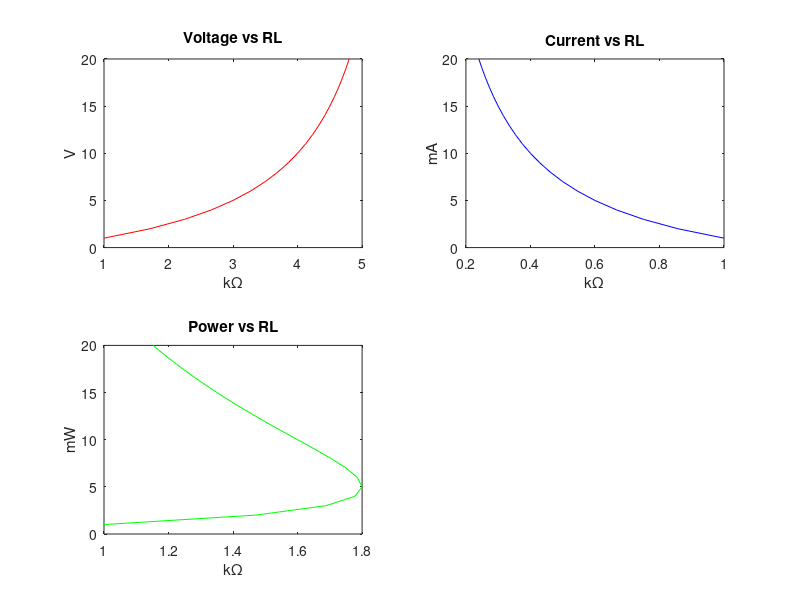
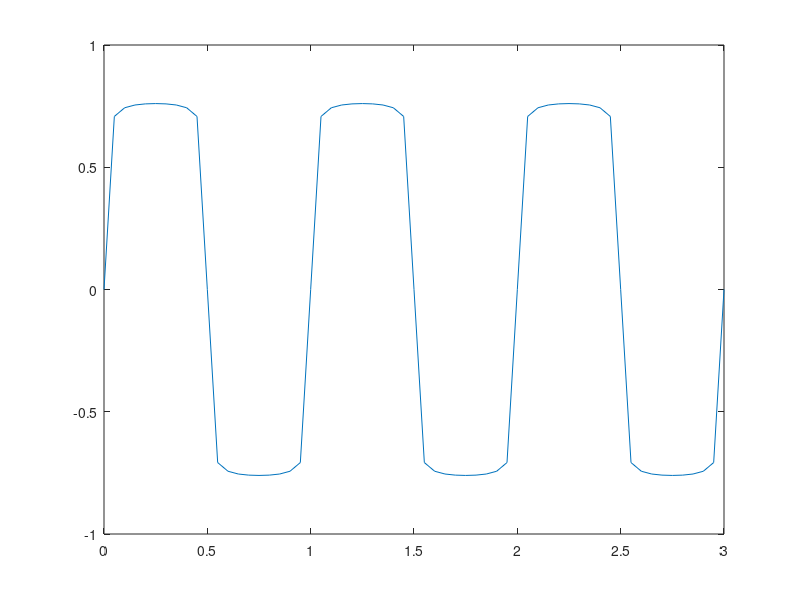
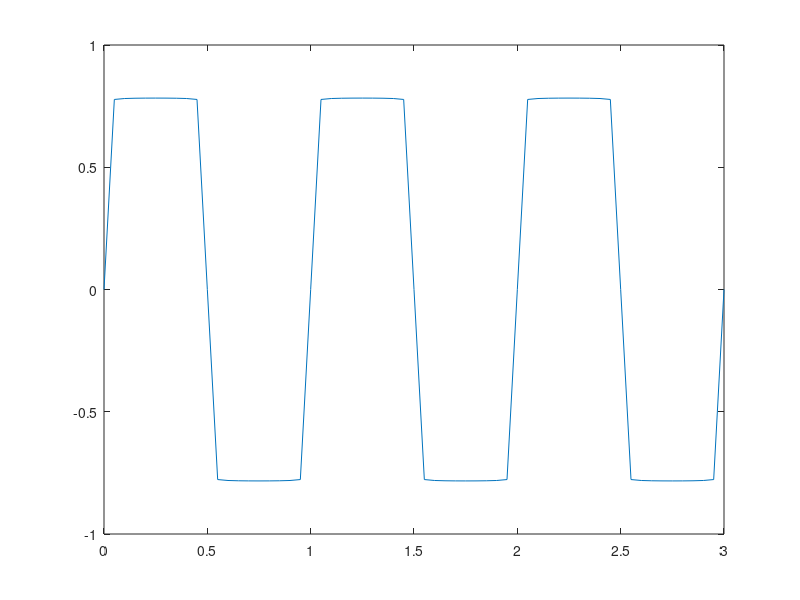
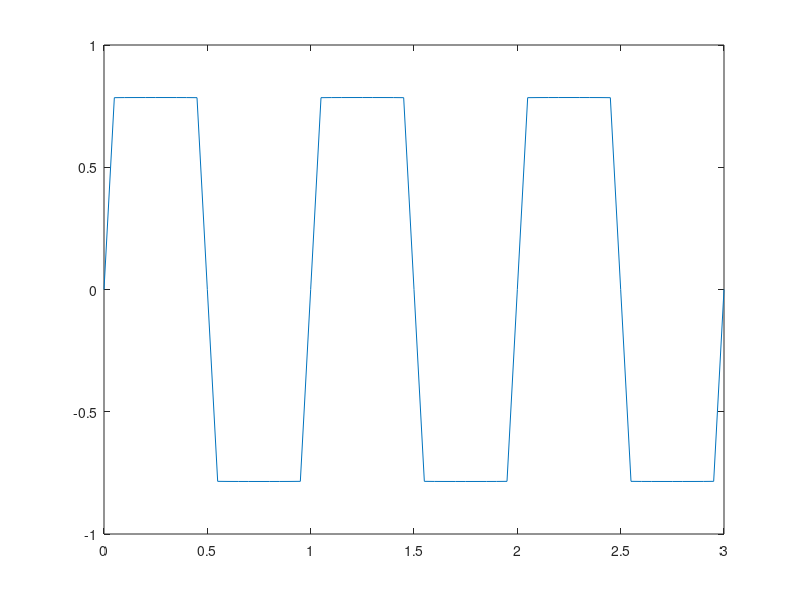

Recreate these plots in MATLAB, in order. (Note: this script raises an error after producing the figures.)
%{
    Welcome to ECE210 Honors Section: Session #2. 

    Before we begin, make sure you open this document in Matlab editor
    instead of emacs/vi/gedit/... The cell mode should be automatically
    enabled and you will be able to execute each cell independently. To
    execute a cell, make sure the cell is selected and hit Ctrl Enter. Try
    it on this cell and the text "Welcome to ECE210 Honors Section: Session
    #2" should appear in your command window. If it does not, let the TA
    know.

    If you have not changed your shortcut preferences, do so now.
%}


disp('Welcome to ECE210 Honors Section: Session #2')

%%

%{
    Help and Basics #2

    The symbol "%" is for comments.
    The symbol "%%" is used to divide your code into indivually executable sections. 

    To get help on a function, type the keyword, highlight it, right click
    and select "Help on Selection". If nothing shows up, try googling the
    keyword, Matlab.

    Get Ready and Have Fun!
%}

%%

%{
    Schedule:

    [Done] 01/30/2018: MATLAB: Mathematical functions, Graphing tools, Vector and Matrix arithmetic
    02/06/2018: MATLAB: Some more plotting, Control flow, iterative solutions
%}


%% 02/06/2018: Some more plotting, Control flow, iterative solutions

%% Exercise 1: Mathematical functions and Graphing tools

% Calculate and display the voltage, current and power passing through
% R_L for R_L = 1:1:20 kohm for the circuit displayed in
% the lecture slides.

% Solve this problem step-wise:
% 1. Insert as comment an expression for current I in the clockwise direction
%    in terms of of R_L and the values given.
% 2. Insert as comment KVL for the loop, in terms of I.
% 3. Solve for I.
% 4. Using I, calculate V, the voltage across R_L.
% 5. Solve for Power.
% 6. Make a subplot with 3 plots of voltage, current and power.
%    Use different lines and colors for each plot

% hint: review matlab_1.m for
% how to define an array
% how to compute cell-by-cell operations between arrays
% how to create a figure

% You will need to draw multiple plots on the same figure.
% After using 'hold on', please remember to use 'hold off'.
% Make appropriate grids, titles, labels

% <----- Here is space for you to complete this section ----->

R_L = 1:1:20;

% I=6/(5kohm+R_L)
% 6=I*5kohm * I*R_L
I=6./(5+R_L)
V=I.*R_L
P=I.*V
figure(1);
hold on;
subplot(2,2,1);
plot(V,R_L,'r');
title('Voltage vs RL');
ylabel('V');
xlabel('k\Omega');

subplot(2,2,2);
plot(I,R_L,'b');
title('Current vs RL');
ylabel('mA');
xlabel('k\Omega');

subplot(2,2,3);
plot(P,R_L,'g');
title('Power vs RL');
ylabel('mW');
xlabel('k\Omega');

hold off;

%% Part 1 : Indexing in Matlab (Vectors)

% We shall learn about MATLAB indexing, beginning with a row vector.
% Please execute the following commands and view the results in the command
% window.

% This initializes a row vector, since ';' was not used, the result is
% displayed in the command window. Similar to last week, you can also find
% the variable rv in your workspace.
rv = [10 12 13 14 16 14 17 14 20]

% To get the first element, second element, third element of the vector:
% So the syntax is <variable_name>(<element_index>)
rv(1)
rv(2)
rv(3)

% Different ways of getting the last element:
rv(end)
length(rv)        % finds out the length (number of elements) in rv
                  % use "help on selection" to find out more
rv(length(rv))

% Different ways of getting the second last element:
rv(end-1)
rv(length(rv)-1)

% Get all the odd index elements of rv :index 1,3,5,7,9
odd_index = [1,3,5,7,9]
odd_index_rv = rv(odd_index)

% Get all the odd elements of rv: 13, 17
odd_elements_rv = rv(find(mod(rv,2)==1))
% To understand what the above command is doing, execute the following
% and also use help on selection
mod(rv,2)==1
find(mod(rv,2)==1)
rv(find(mod(rv,2)==1))
% It is very important for you to understand this!

%% Part 2 : Indexing in Matlab (Matrices)

% Similar to the previous part, please execute the following commands and
% view the results in the command window.

% This initializes a matrix A with elements [1 2 3] in row 1, [4 5 6] in row 2.
% Matrix A should look like this:
%    11     12     13
%    14     15     16
A = [11 12 13; 14 15 16]

% To get the ith row, jth col element, use A(i,j), 
% For example, [2 row, 3 column] and [1 row, 2 column]
A(2,3)
A(1,2)

% To get the row and column dimensions of a matrix, use the command size
% The result is a vector
size(A)
% So to find out the number of rows, just index the first element of the
% results and to find out the number of cols, index the second element of
% the results.
size_ofA = size(A)
num_row_A = size_ofA(1)
num_col_A = size_ofA(2)

% Using the ':' operator in indexing means 'everything'
% eg. the entire first row of A = row 1, everything from row 1
row_1_A = A(1,:)
% eg. the entire third col of A = everything from col 3, col 3
col_3_A = A(:,3)

% Most vector indexing commands should also work on matrices

%% Exercise 2: Indexing Questions

% To get the second last element of a vector rv, a student did the following
% Why is that wrong?
%rv(length(rv-1)); %this subtracts every element by 1 then gets the last index
%it should be 
%rv(length(rv)-1);

% A student made voltage measurements of nodes 1, 2, 3, 4, 5, 6, 7, 8 as
voltages = [12, 0, 1, -3, -29, 30, 8, 21]
voltages = voltages(randperm(length(voltages)))

% Find the node corresponding to ground.

% <----- Here is space for you to complete this section ----->

ground= find(voltages==0)




%% Recap : Solution to linear equations

clear all; close all; clc;

% Solving for unknown currents:

%{
    Given the following equations, please draw the circuit and show TA

    Loop1: -5V + 2I1 + 3(I1-I2) = 0
    Loop2: 3(I2-I1) + 2(I2) + 1(I2+1A) = 0

    Then look through the following steps carefully
%}

% Rearrange the loop equations so that I1 and I2 form columns
% Loop1: (2+3)*I1 + (-3)   *I2 = 5
% Loop2: (-3) *I1 + (3+2+1)*I2 = -1

% Loop1: (5)*I1 + (-3)*I2 = 5
% Loop2: (-3)*I1 + (6)*I2 = -1

% Convert the two linear equations into matrix form Ax = b
A = [5  -3
    -3   6]
b = [5
    -1]

% Invert matrix A and multiply it to both sides of the equation
% (Ainverse)*A*x = (Ainverse)*b
% (identity)  *x = (Ainverse)*b
%              x = (Ainverse)*b

currentsI1I2 = inv(A)*b

% Another way of doing this is:

currentsI1I2 = (A)\b

%% Control Flow Syntax

%{
    if expression
       statements
    elseif expression
       statements
    else
       statements
    end

    ---
%
    for index = values
       program statements
              :
    end
 
    ---
%
    while expression
       statements
    end
%}
%% Exercise 3 : Summing up a Fourier Series

% Calculate the sum of the Fourier Series provided in the
% lecture slides.
% 
% In 3 separate plots, plot the sum for n  = 10, 100, 100.
% Define a time vector t with enough samples. Remeber what happened when 
% you do not include enough points in your time vector?
% Use f = 1;
%
% What kind of ouput do you observe?

% <----- Here is space for you to complete this section ----->
t=0:.05:3;
x=0;
for k=1:10
	x=x+sin(2*pi*(2*k-1).*t)./(2*k-1);
end
figure(2);
title='n=10';
plot(t,x)

t=0:.05:3;
x=0;
for k=1:100
	x=x+sin(2*pi*(2*k-1).*t)./(2*k-1);
end
figure(3);
title='n=100';
plot(t,x)



t=0:.05:3;
x=0;
for k=1:1000
	x=x+sin(2*pi*(2*k-1).*t)./(2*k-1);
end
figure(4);
title='n=1000';
plot(t,x)

%% Nested For Loops

% You can use a loop within a loop to do some, interesting calculations.

% Example: Find the sum of the elements in the array A.
% A = [1  2  3
%      5 -1  4
%      8 4 -10];

A = [1 2 3; 5 -1 4; 8 4 -10]; % declare matrix
sum = 0; % initialize sum to 0
for i = 1:size(A, 1) % size(A, 1) gives the number of rows
    for j = 1:size(A, 2) % size(A, 2) gives the number of columns
        sum = sum + A(i , j); % Add the value of each entry to the
                                % running sum
    end
end

sum

%% Exercise 4: Reducing the size of an image using nested for loops

input_image = imread('lab2.jpg');
%imshow(input_image);

% We will first decrease the size of an image by a factor of 2.
% Run a nested for loop. The outer for loop should run from 1 to the height
% of the image divided by 2. The inner for loop should run from 1 to the
% width of the image divided by 2.
% 
% Inside the for loop assign the pixel value at input_image(2*i, 2*j) in 
% the input image to another variable called the output image.
% This can be done by typing the following line:
% output_image(i , j) = input_image(2*i, 2*j);
% Display the output image using imshow.

% <----- Here is space for you to complete this section ----->

s=size(input_image);
output_image=zeros(s(1)/2,s(2)/2);
for i=1:(s(1)/2)
    for j=1:(s(2)/2)
        output_image(i,j)=input_image(2*i,2*j);
    end
end
imwrite(output_image,'out.png');
imshow(output_image);

% Now you have decreased the size of the image by 2. Now try to decrease
% the size of the image by 4.
% Hint: Copy the code and think about what numbers need to be changed.

output_image2=zeros(s(1)/4,s(2)/4);
for i=1:s(1)/4
    for j=1:s(2)/4
        output_image2(i,j)=input_image(4*i,4*j);
    end
end
imwrite(output_image2,'out2.png');
imshow(output_image);
